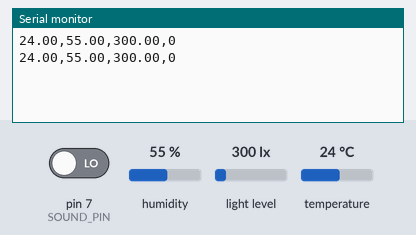
Recording of a sketch running on a simulated Arduino Uno, built with avr-gcc and run on an emulated ATmega328P. On the bench: the last lines printed to the serial monitor. The inputs (shaded band) are chosen by the test bench; at power-on: humidity 55 %, light level 300 lx, pin 7 (SOUND_PIN) LOW, temperature 24 °C.

Above: at 4.8 s.
4.9 s: humidity set to 22 %
At 7.1 s:
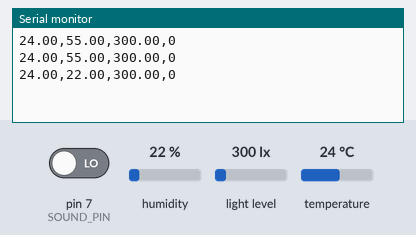
7.9 s: light level set to 40 lx
At 9.6 s:
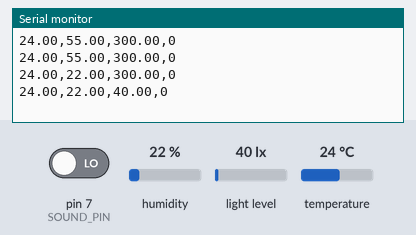
10.9 s: pin 7 (SOUND_PIN) driven HIGH
At 13.2 s:
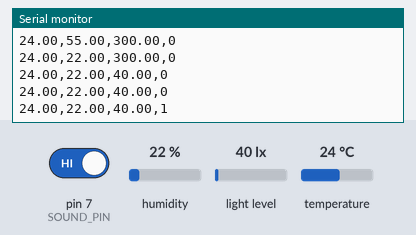
13.9 s: temperature set to 12 °C
At 14.5 s:
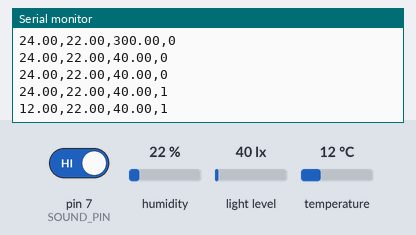
16.9 s: light level set to 500 lx
At 19.4 s:
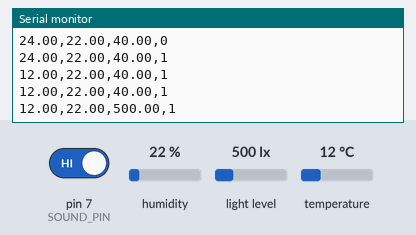
19.9 s: pin 7 (SOUND_PIN) driven LOW
At 20.6 s:
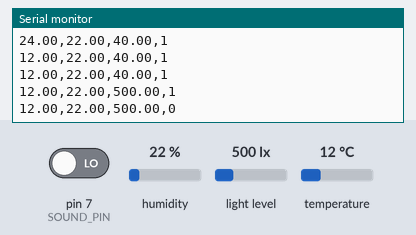
Timing chart, 0 to 22.9 s (numbered marks = the images above; inputs shaded):
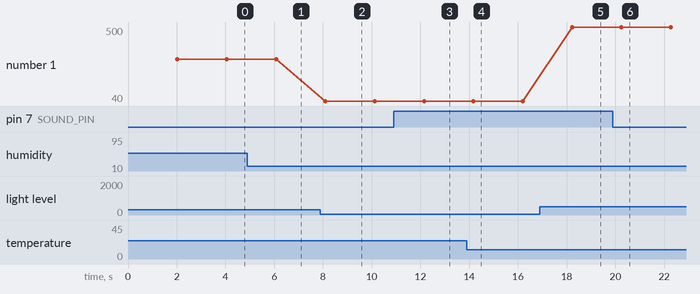

The sketch:

DHT111.ino
```cpp
#include <Wire.h>
#include <BH1750.h>
#include <DHT.h>

#define DHTPIN 2      // DHT 传感器连接到数字引脚 2
#define DHTTYPE DHT11 // DHT 11 传感器类型
#define SOUND_PIN 7   // 声音传感器连接到数字引脚 7

DHT dht(DHTPIN, DHTTYPE);
BH1750 lightMeter;

void setup() {
  Serial.begin(9600);
  dht.begin();
  Wire.begin();
  lightMeter.begin();
  pinMode(SOUND_PIN, INPUT); // 设置声音传感器引脚为输入模式
}

void loop() {
  // 等待传感器稳定
  delay(2000);

  // 读取湿度和温度数据
  float humidity = dht.readHumidity();
  float temperature = dht.readTemperature();

  // 检查读取是否成功
  if (isnan(humidity) || isnan(temperature)) {
    Serial.println("Failed to read from DHT sensor!");
    return;
  }

  // 读取光照数据
  float lux = lightMeter.readLightLevel();
  if (lux == 0) {
    Serial.println("Failed to read from BH1750 sensor!");
    return;
  }

  // 读取声音传感器数据
  int soundState = digitalRead(SOUND_PIN);

  // 将数据发送到串口
  Serial.print(temperature);
  Serial.print(",");
  Serial.print(humidity);
  Serial.print(",");
  Serial.print(lux);
  Serial.print(",");
  if (soundState == HIGH) {
    Serial.println("1");
  } else {
    Serial.println("0");
  }
}
```

Measured:
- after the input at 4.9 s, the serial monitor: prints a new line after 1.2 s (image 1)
- after the input at 7.9 s, the serial monitor: prints a new line after 0.20 s (image 2)
- after the input at 10.9 s, the serial monitor: prints a new line after 1.3 s (image 3)
- after the input at 13.9 s, the serial monitor: prints a new line after 0.28 s (image 4)
- after the input at 16.9 s, the serial monitor: prints a new line after 1.3 s (image 5)
- after the input at 19.9 s, the serial monitor: prints a new line after 0.35 s (image 6)
- plotted number 1: 300 → 40 after the input at 7.9 s, 40 → 500 after the input at 16.9 s
